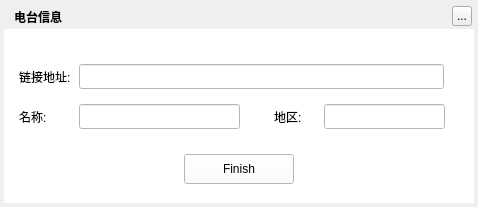
<?xml version="1.0" encoding="UTF-8"?>
<ui version="4.0">
 <class>MusicTTKFMRadioInformationWidget</class>
 <widget class="QWidget" name="MusicTTKFMRadioInformationWidget">
  <property name="geometry">
   <rect>
    <x>0</x>
    <y>0</y>
    <width>478</width>
    <height>207</height>
   </rect>
  </property>
  <property name="windowTitle">
   <string>电台信息</string>
  </property>
  <widget class="QLabel" name="background">
   <property name="geometry">
    <rect>
     <x>4</x>
     <y>4</y>
     <width>470</width>
     <height>199</height>
    </rect>
   </property>
   <property name="text">
    <string/>
   </property>
  </widget>
  <widget class="QLabel" name="topTitleName">
   <property name="geometry">
    <rect>
     <x>14</x>
     <y>4</y>
     <width>220</width>
     <height>25</height>
    </rect>
   </property>
   <property name="styleSheet">
    <string notr="true">color:&quot;#FFFFFF&quot;;font-weight:bold</string>
   </property>
   <property name="text">
    <string>电台信息</string>
   </property>
  </widget>
  <widget class="QToolButton" name="topTitleCloseButton">
   <property name="geometry">
    <rect>
     <x>452</x>
     <y>6</y>
     <width>20</width>
     <height>20</height>
    </rect>
   </property>
   <property name="text">
    <string>...</string>
   </property>
  </widget>
  <widget class="QWidget" name="backgroundMask" native="true">
   <property name="geometry">
    <rect>
     <x>4</x>
     <y>29</y>
     <width>470</width>
     <height>174</height>
    </rect>
   </property>
   <property name="styleSheet">
    <string notr="true">QWidget{background:white;}
QLabel{background:transparent;}</string>
   </property>
   <widget class="QLabel" name="label_3">
    <property name="geometry">
     <rect>
      <x>15</x>
      <y>75</y>
      <width>54</width>
      <height>25</height>
     </rect>
    </property>
    <property name="text">
     <string>名称:</string>
    </property>
   </widget>
   <widget class="QLabel" name="label_4">
    <property name="geometry">
     <rect>
      <x>270</x>
      <y>75</y>
      <width>45</width>
      <height>25</height>
     </rect>
    </property>
    <property name="text">
     <string>地区:</string>
    </property>
   </widget>
   <widget class="QLabel" name="label_2">
    <property name="geometry">
     <rect>
      <x>15</x>
      <y>35</y>
      <width>54</width>
      <height>25</height>
     </rect>
    </property>
    <property name="text">
     <string>链接地址:</string>
    </property>
   </widget>
   <widget class="QLineEdit" name="nameEdit">
    <property name="enabled">
     <bool>true</bool>
    </property>
    <property name="geometry">
     <rect>
      <x>75</x>
      <y>75</y>
      <width>161</width>
      <height>25</height>
     </rect>
    </property>
    <property name="readOnly">
     <bool>true</bool>
    </property>
   </widget>
   <widget class="QLineEdit" name="locationEdit">
    <property name="enabled">
     <bool>true</bool>
    </property>
    <property name="geometry">
     <rect>
      <x>320</x>
      <y>75</y>
      <width>121</width>
      <height>25</height>
     </rect>
    </property>
    <property name="readOnly">
     <bool>true</bool>
    </property>
   </widget>
   <widget class="QLineEdit" name="pathEdit">
    <property name="enabled">
     <bool>true</bool>
    </property>
    <property name="geometry">
     <rect>
      <x>75</x>
      <y>35</y>
      <width>365</width>
      <height>25</height>
     </rect>
    </property>
    <property name="text">
     <string/>
    </property>
    <property name="readOnly">
     <bool>true</bool>
    </property>
   </widget>
   <widget class="QPushButton" name="button">
    <property name="geometry">
     <rect>
      <x>180</x>
      <y>125</y>
      <width>110</width>
      <height>30</height>
     </rect>
    </property>
    <property name="cursor">
     <cursorShape>PointingHandCursor</cursorShape>
    </property>
    <property name="text">
     <string>Finish</string>
    </property>
   </widget>
  </widget>
  <zorder>background</zorder>
  <zorder>backgroundMask</zorder>
  <zorder>topTitleName</zorder>
  <zorder>topTitleCloseButton</zorder>
 </widget>
 <resources/>
 <connections/>
</ui>
